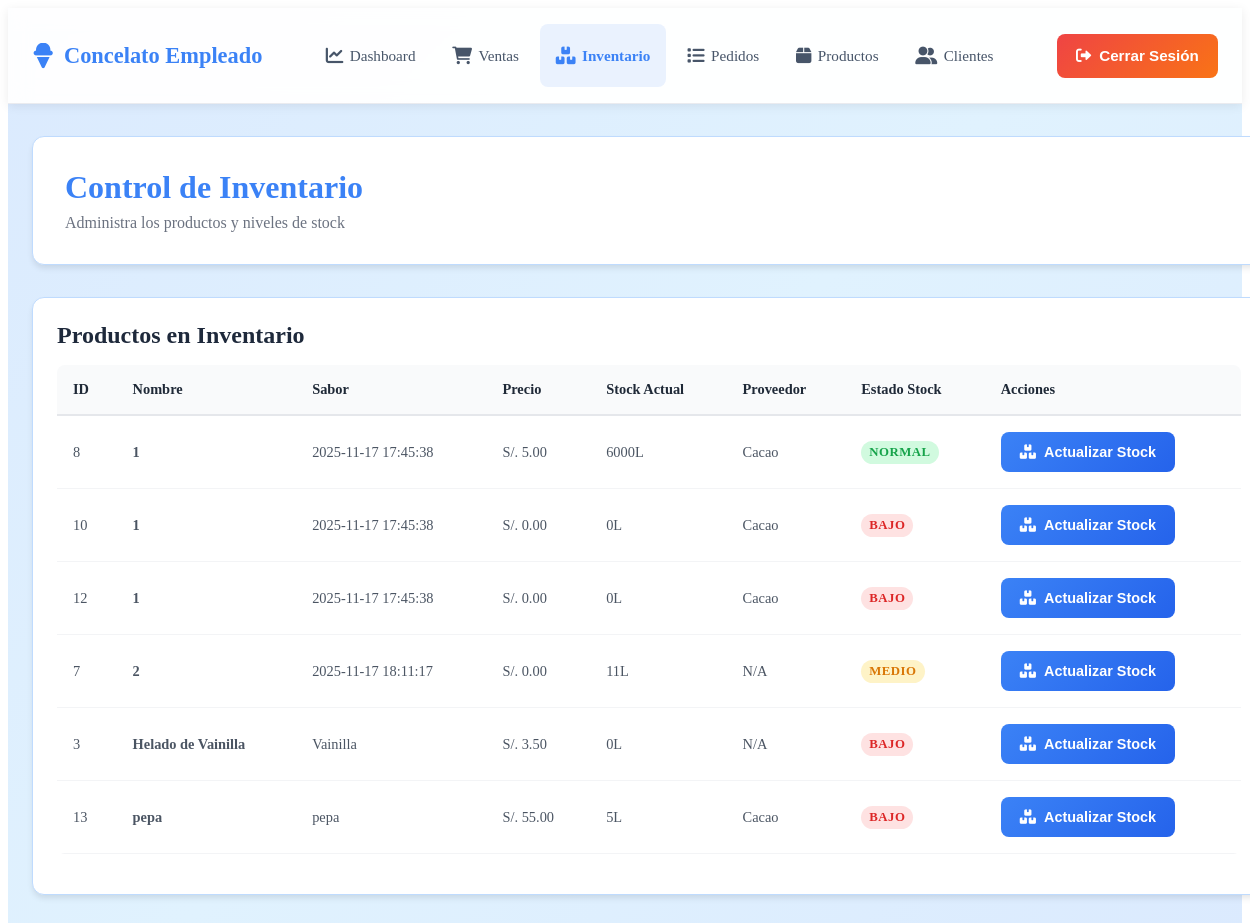
Page /paginas/empleado/inventario.php (signed in) on the committed database.
### tables this page shows
CREATE TABLE `productos` (
  `id_producto` int(11) NOT NULL AUTO_INCREMENT,
  `nombre` varchar(120) NOT NULL,
  `sabor` varchar(60) NOT NULL,
  `descripcion` text DEFAULT NULL,
  `precio` decimal(10,2) NOT NULL CHECK (`precio` >= 0),
  `stock` int(11) NOT NULL DEFAULT 0 CHECK (`stock` >= 0),
  `id_proveedor` int(11) DEFAULT NULL,
  `fecha_registro` date DEFAULT curdate(),
  `activo` tinyint(1) NOT NULL DEFAULT 1,
  PRIMARY KEY (`id_producto`),
  KEY `idx_sabor` (`sabor`),
  KEY `idx_stock` (`stock`),
  KEY `id_proveedor` (`id_proveedor`),
  KEY `idx_productos_activo` (`activo`),
  CONSTRAINT `productos_ibfk_1` FOREIGN KEY (`id_proveedor`) REFERENCES `proveedores` (`id_proveedor`) ON DELETE SET NULL ON UPDATE CASCADE
);

CREATE TABLE `proveedores` (
  `id_proveedor` int(11) NOT NULL AUTO_INCREMENT,
  `empresa` varchar(100) NOT NULL,
  `contacto` varchar(80) NOT NULL,
  `telefono` varchar(30) NOT NULL,
  `correo` varchar(150) DEFAULT NULL,
  `direccion` varchar(200) DEFAULT NULL,
  `fecha_registro` timestamp NOT NULL DEFAULT current_timestamp(),
  PRIMARY KEY (`id_proveedor`)
);

### paginas/empleado/inventario.php (the view, shortened to what this page needs)
<?php
include_once($_SERVER['DOCUMENT_ROOT'] . '/heladeriacg/conexion/conexion.php');
try {
    $stmt = $pdo->prepare("
        SELECT p.*,
               pr.empresa as proveedor_nombre,
               CASE
                   WHEN p.stock < 10 THEN 'bajo'
                   WHEN p.stock <= 30 THEN 'medio'
                   ELSE 'normal'
               END AS estado_stock
        FROM productos p
        LEFT JOIN proveedores pr ON p.id_proveedor = pr.id_proveedor
        WHERE p.activo = 1
        ORDER BY p.nombre
    ");
    $stmt->execute();
    $productos = $stmt->fetchAll(PDO::FETCH_ASSOC);
} catch(PDOException $e) {
    $productos = [];
    error_log("Error al obtener productos para inventario: " . $e->getMessage());
}
?>
<!DOCTYPE html>
<html lang="es">
<head>
    <link rel="stylesheet" href="/heladeriacg/css/empleado/estilos_empleado.css">
    <link rel="stylesheet" href="https://cdnjs.cloudflare.com/ajax/libs/font-awesome/6.0.0/css/all.min.css">
</head>
<body>
    <div class="empleado-container">
        <header class="empleado-header">
            <div class="header-content-empleado">
                <div class="logo-empleado">
                    <i class="fas fa-ice-cream"></i>
                    <span>Concelato Empleado</span>
                </div>
                <nav id="empleado-nav" class="empleado-nav">
                    <ul>
                        <li><a href="index.php">
                            <i class="fas fa-chart-line"></i> <span>Dashboard</span>
                        </a></li>
                        <li><a href="ventas.php">
                            <i class="fas fa-shopping-cart"></i> <span>Ventas</span>
                        </a></li>
                        <li><a href="inventario.php" class="active">
                            <i class="fas fa-boxes"></i> <span>Inventario</span>
                        </a></li>
                        <li><a href="pedidos_recibidos.php">
                            <i class="fas fa-list"></i> <span>Pedidos</span>
                        </a></li>
                        <li><a href="../admin/productos.php">
                            <i class="fas fa-box"></i> <span>Productos</span>
                        </a></li>
                        <li><a href="../admin/clientes.php">
                            <i class="fas fa-user-friends"></i> <span>Clientes</span>
                        </a></li>
                    </ul>
                </nav>
                <button class="logout-btn-empleado" onclick="cerrarSesion()">
                    <i class="fas fa-sign-out-alt"></i> <span>Cerrar Sesión</span>
                </button>
            </div>
        </header>
        <main class="empleado-main">
            <div class="welcome-section-empleado">
                <h1>Control de Inventario</h1>
                <p>Administra los productos y niveles de stock</p>
            </div>
            <div class="card-empleado">
                <h2>Productos en Inventario</h2>
                <div class="table-container-empleado">
                    <table class="empleado-table">
                        <thead>
                            <tr>
                                <th>ID</th>
                                <th>Nombre</th>
                                <th>Sabor</th>
                                <th>Precio</th>
                                <th>Stock Actual</th>
                                <th>Proveedor</th>
                                <th>Estado Stock</th>
                                <th>Acciones</th>
                            </tr>
                        </thead>
                        <tbody>
                            <?php if (!empty($productos)): ?>
                                <?php foreach ($productos as $producto): ?>
                                <tr>
                                    <td><?php echo $producto['id_producto']; ?></td>
                                    <td><strong><?php echo htmlspecialchars($producto['nombre']); ?></strong></td>
                                    <td><?php echo htmlspecialchars($producto['sabor']); ?></td>
                                    <td>S/. <?php echo number_format($producto['precio'], 2); ?></td>
                                    <td><?php echo $producto['stock']; ?>L</td>
                                    <td><?php echo htmlspecialchars($producto['proveedor_nombre'] ?: 'N/A'); ?></td>
                                    <td>
                                        <span class="stock-badge stock-<?php echo $producto['estado_stock']; ?>">
                                            <?php echo $producto['estado_stock'] === 'bajo' ? 'Bajo' : ($producto['estado_stock'] === 'medio' ? 'Medio' : 'Normal'); ?>
                                        </span>
                                    </td>
                                    <td>
                                        <button class="btn-empleado btn-primary-empleado" onclick="abrirModalStock(<?php echo $producto['id_producto']; ?>, '<?php echo addslashes(htmlspecialchars($producto['nombre'])); ?>', <?php echo $producto['stock']; ?>)">
                                            <i class="fas fa-boxes"></i> Actualizar Stock
                                        </button>
                                    </td>
                                </tr>
                                <?php endforeach; ?>
                            <?php else: ?>
                                <tr>
                                    <td colspan="8" style="text-align: center;">No hay productos registrados</td>
                                </tr>
                            <?php endif; ?>
                        </tbody>
                    </table>
                </div>
            </div>
        </main>
    </div>
</body>
</html>

### css/empleado/estilos_empleado.css (style rules this page uses)
:root { --empleado-primary: #3b82f6; --empleado-primary-dark: #2563eb; --empleado-primary-light: #60a5fa; --empleado-secondary: #8b5cf6; --empleado-bg: #dbeafe; --empleado-text: #1e293b; --empleado-card-bg: #ffffff; --empleado-border: #bfdbfe; --empleado-shadow: rgba(59, 130, 246, 0.1); --empleado-hover: rgba(59, 130, 246, 0.05); }
.empleado-container { min-height: 100vh; background: linear-gradient(135deg, var(--empleado-bg) 0%, #e0f2fe 50%, #dbeafe 100%); display: flex; flex-direction: column; }
.empleado-header { background: rgba(255, 255, 255, 0.95); backdrop-filter: blur(10px); border-bottom: 1px solid rgba(229, 231, 235, 0.8); box-shadow: 0 2px 10px rgba(0, 0, 0, 0.08); padding: 1rem 0; position: sticky; top: 0; z-index: 100; }
.header-content-empleado { max-width: 1400px; margin: 0 auto; padding: 0 1.5rem; display: flex; justify-content: space-between; align-items: center; flex-wrap: wrap; gap: 1rem; }
.logo-empleado { font-size: 1.4rem; font-weight: 700; color: var(--empleado-primary); display: flex; align-items: center; gap: 0.6rem; white-space: nowrap; overflow: hidden; text-overflow: ellipsis; }
.logo-empleado i { flex-shrink: 0; font-size: 1.6rem; }
nav.empleado-nav { display: flex; align-items: center; flex: 1; justify-content: center; gap: 0.2rem; }
.empleado-nav ul { display: flex; list-style: none; gap: 0.3rem; flex-wrap: wrap; justify-content: center; align-items: center; margin: 0; padding: 0; }
.empleado-nav li { position: relative; }
.empleado-nav a, .empleado-nav li a { text-decoration: none; color: #475569; font-weight: 500; padding: 0.6rem 1rem; border-radius: 8px; transition: all 0.3s ease; display: flex; align-items: center; gap: 0.4rem; white-space: nowrap; font-size: 0.95rem; min-height: 44px; position: relative; overflow: hidden; }
.empleado-nav a.active, .empleado-nav li a.active { color: var(--empleado-primary); font-weight: 600; background: rgba(59, 130, 246, 0.1); }
.empleado-nav i { font-size: 1.1rem; transition: transform 0.3s ease; }
.logout-btn-empleado { background: linear-gradient(135deg, #ef4444 0%, #f97316 100%); color: white; padding: 0.6rem 1.2rem; border: none; border-radius: 8px; cursor: pointer; font-weight: 600; display: flex; align-items: center; gap: 0.5rem; transition: all 0.3s ease; white-space: nowrap; font-size: 0.95rem; flex-shrink: 0; min-height: 44px; position: relative; overflow: hidden; }
.logout-btn-empleado i { transition: transform 0.3s ease; }
.empleado-main { flex: 1; padding: 2rem 0; max-width: 1400px; margin: 0 auto; padding-left: 1.5rem; padding-right: 1.5rem; width: 100%; }
.welcome-section-empleado { background: var(--empleado-card-bg); border-radius: 12px; padding: 2rem; margin-bottom: 2rem; box-shadow: 0 4px 6px -1px rgba(0, 0, 0, 0.1); border: 1px solid var(--empleado-border); }
.welcome-section-empleado h1 { color: var(--empleado-primary); margin: 0 0 0.5rem 0; }
.welcome-section-empleado p { color: #6b7280; margin: 0; }
.card-empleado { background: var(--empleado-card-bg); border-radius: 12px; padding: 1.5rem; margin-bottom: 1.5rem; box-shadow: 0 4px 6px -1px rgba(0, 0, 0, 0.1); border: 1px solid var(--empleado-border); }
.card-empleado h2 { margin: 0 0 1rem 0; color: var(--empleado-text); font-size: 1.5rem; }
.table-container-empleado { overflow-x: auto; border-radius: 8px; margin: 1rem 0; display: block; width: 100%; min-width: fit-content; }
.empleado-table { width: 100%; border-collapse: collapse; font-size: 0.9rem; }
.empleado-table thead { background: #f9fafb; border-bottom: 2px solid #e5e7eb; }
.empleado-table th { padding: 1rem; text-align: left; font-weight: 600; color: #1f2937; font-size: 0.9rem; white-space: nowrap; word-break: break-word; vertical-align: middle; }
.empleado-table td { padding: 1rem; border-bottom: 1px solid #f3f4f6; color: #4b5563; font-size: 0.9rem; word-break: break-word; overflow-wrap: break-word; vertical-align: middle; }
.empleado-table tbody tr { transition: background-color 0.2s ease; }
.btn-empleado { padding: 0.6rem 1.2rem; border: none; border-radius: 8px; cursor: pointer; font-size: 0.9rem; font-weight: 600; transition: all 0.3s ease; display: inline-flex; align-items: center; gap: 0.5rem; text-decoration: none; min-height: 40px; }
.btn-primary-empleado { background: linear-gradient(135deg, var(--empleado-primary) 0%, var(--empleado-primary-dark) 100%); color: white; }

### rows in the picture
productos: id_producto "8", nombre "1", sabor "2025-11-17 17:45:38", precio "5.00", stock "6000", id_proveedor.empresa "Cacao", shows "NORMAL"
productos: id_producto "10", nombre "1", sabor "2025-11-17 17:45:38", precio "0.00", stock "0", id_proveedor.empresa "Cacao", shows "BAJO"
productos: id_producto "12", nombre "1", sabor "2025-11-17 17:45:38", precio "0.00", stock "0", id_proveedor.empresa "Cacao", shows "BAJO"
productos: id_producto "7", nombre "2", sabor "2025-11-17 18:11:17", precio "0.00", stock "11", proveedor_nombre "N/A", shows "MEDIO"
productos: id_producto "3", nombre "Helado de Vainilla", sabor "Vainilla", precio "3.50", stock "0", proveedor_nombre "N/A", shows "BAJO"
productos: id_producto "13", nombre "pepa", sabor "pepa", precio "55.00", stock "5", id_proveedor.empresa "Cacao", shows "BAJO"
